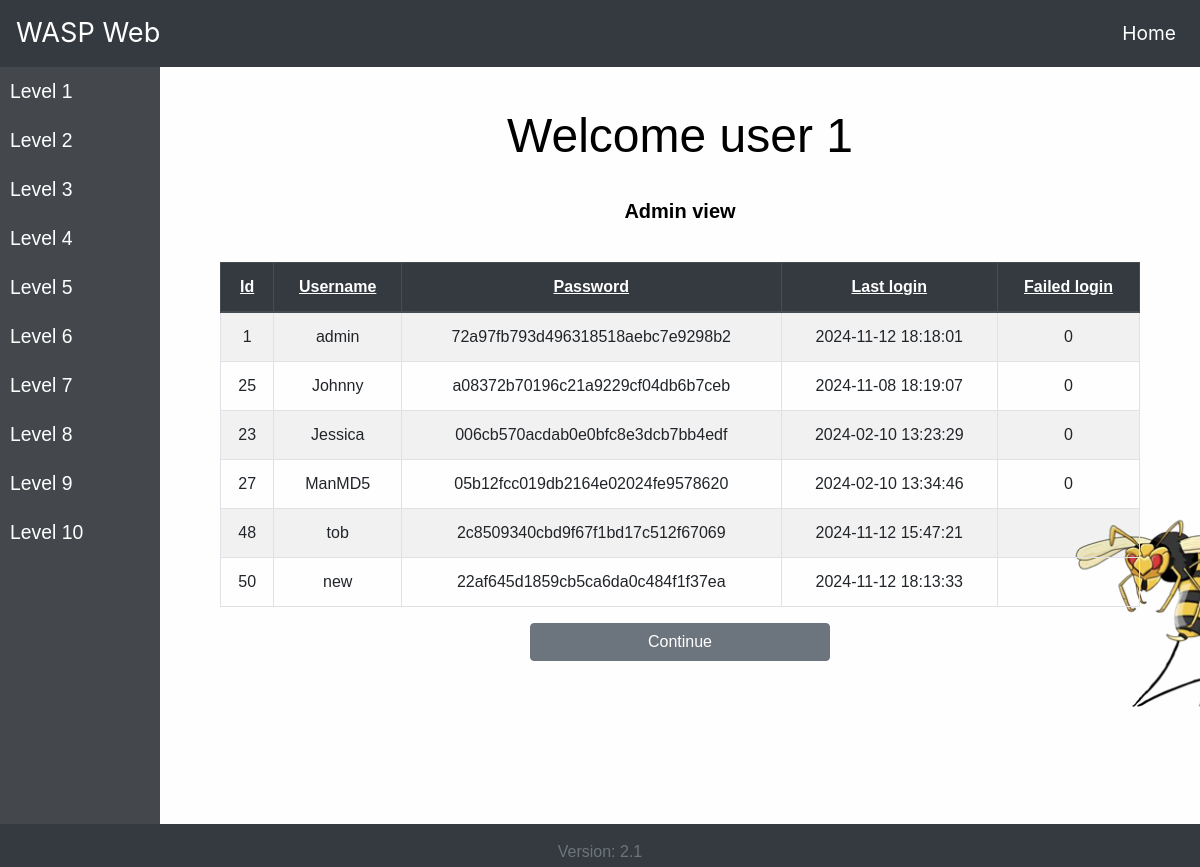
The page /level3/Lv3-Access-Admin.php (signed in) on the database its author committed.
### tables this page shows
CREATE TABLE IF NOT EXISTS `users` (
  `user_id` int NOT NULL AUTO_INCREMENT,
  `user` varchar(15) DEFAULT NULL,
  `password` varchar(32) DEFAULT NULL,
  `last_login` timestamp NULL DEFAULT NULL,
  `failed_login` int DEFAULT NULL,
  PRIMARY KEY (`user_id`)
);

### level3/Lv3-Access-Admin.php (the view, shortened to what this page needs)
<?php
$user = $_SESSION['user_id'] ?? '';
?>
<!DOCTYPE html>
<html>
<head>
    <link rel="stylesheet" href=../Style.css>
</head>
<body text="white">
    <?php include "../includes/nav.php"; ?>
    <div class="flex-container">
        <div class="sidebarcontainer">
            <?php include "../includes/sidebar.php"; ?>
        </div>
        <div class="main-content">
            <section class="content">
            <h1 class="title">Welcome user <?php echo htmlspecialchars($user); ?></h1>
            <br>
            <p class="bodytext"><b>Admin view</b>
            <p>
            <section class="content">
            <table class="table table-bordered table-striped table-hover">
            <thead class="thead-dark">
                <tr>
                    <th><u>Id</u></th>
                    <th><u>Username</u></th>
                    <th><u>Password</u></th>
                    <th><u>Last login</u></th>
                    <th><u>Failed login</u></th>
                </tr>
            </thead>
                <?php
                include("../includes/conn.php");
                $sql = "SELECT * From users ";
                $result = $conn->query($sql);
                if ($result->num_rows > 0) {
                    while($row = $result-> fetch_assoc()) {
                        echo "<tr><td>" . $row["user_id"] . "</td><td>" . $row["user"] .
                        "</td><td>" . $row["password"] . "</td><td>" . $row["last_login"] .
                        "</td><td>" . $row["failed_login"];
                    }
                }
                ?>
            </table>
            <a href="Lv3-Mitigation.php"><button class="btn btn-secondary mb-4" style="width: 300px;">Continue</button></a>
    <?php include "../includes/footer.php"; ?>
</body>
</html>

### style.css (style rules this page uses)
body { background-image: url("images/bg.png"); background-repeat: no-repeat; background-attachment: fixed; background-size: cover; color: white; display: flex; flex-direction: column; min-height: 100vh; margin: 0 }
.content { font-family:'Arial'; text-align: center; max-width: 100%; padding: 20px; color: #fff; }
.title { font-family:'Arial'; font-size: 300%; color: black; }
.sidebarcontainer { height: 100vh; display: flex; flex-direction: column; }
.flex-container { display: flex; flex-grow: 1; height: calc(100vh - 60px); }
.main-content { flex-grow: 1; padding: 20px; }
.bodytext { font-size: 1.25rem; color: black; }

### rows shown on the page
users: user_id "1", user "admin", password "72a97fb793d496318518aebc7e9298b2", last_login "2024-11-12 18:18:01", failed_login "0"
users: user_id "25", user "Johnny", password "a08372b70196c21a9229cf04db6b7ceb", last_login "2024-11-08 18:19:07", failed_login "0"
users: user_id "23", user "Jessica", password "006cb570acdab0e0bfc8e3dcb7bb4edf", last_login "2024-02-10 13:23:29", failed_login "0"
users: user_id "27", user "ManMD5", password "05b12fcc019db2164e02024fe9578620", last_login "2024-02-10 13:34:46", failed_login "0"
users: user_id "48", user "tob", password "2c8509340cbd9f67f1bd17c512f67069", last_login "2024-11-12 15:47:21"
users: user_id "50", user "new", password "22af645d1859cb5ca6da0c484f1f37ea", last_login "2024-11-12 18:13:33"

### other values the page prints
$title "Level 1"
$title "Level 2"
$title "Level 3"
$title "Level 4"
$title "Level 5"
$title "Level 6"
$title "Level 7"
$title "Level 8"
$title "Level 9"
$title "Level 10"
$user "1"
